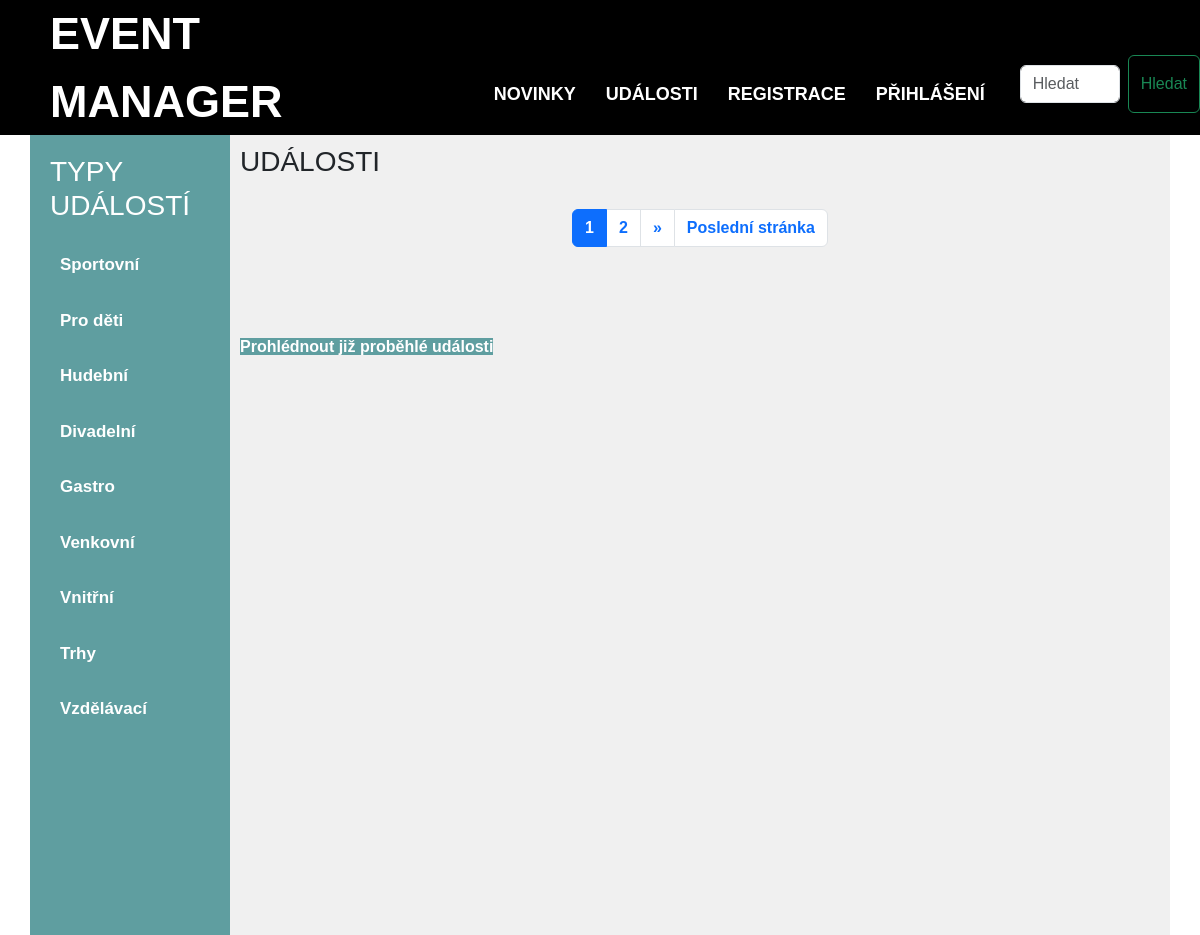
/events/, run on an earlier commit of the app's database.
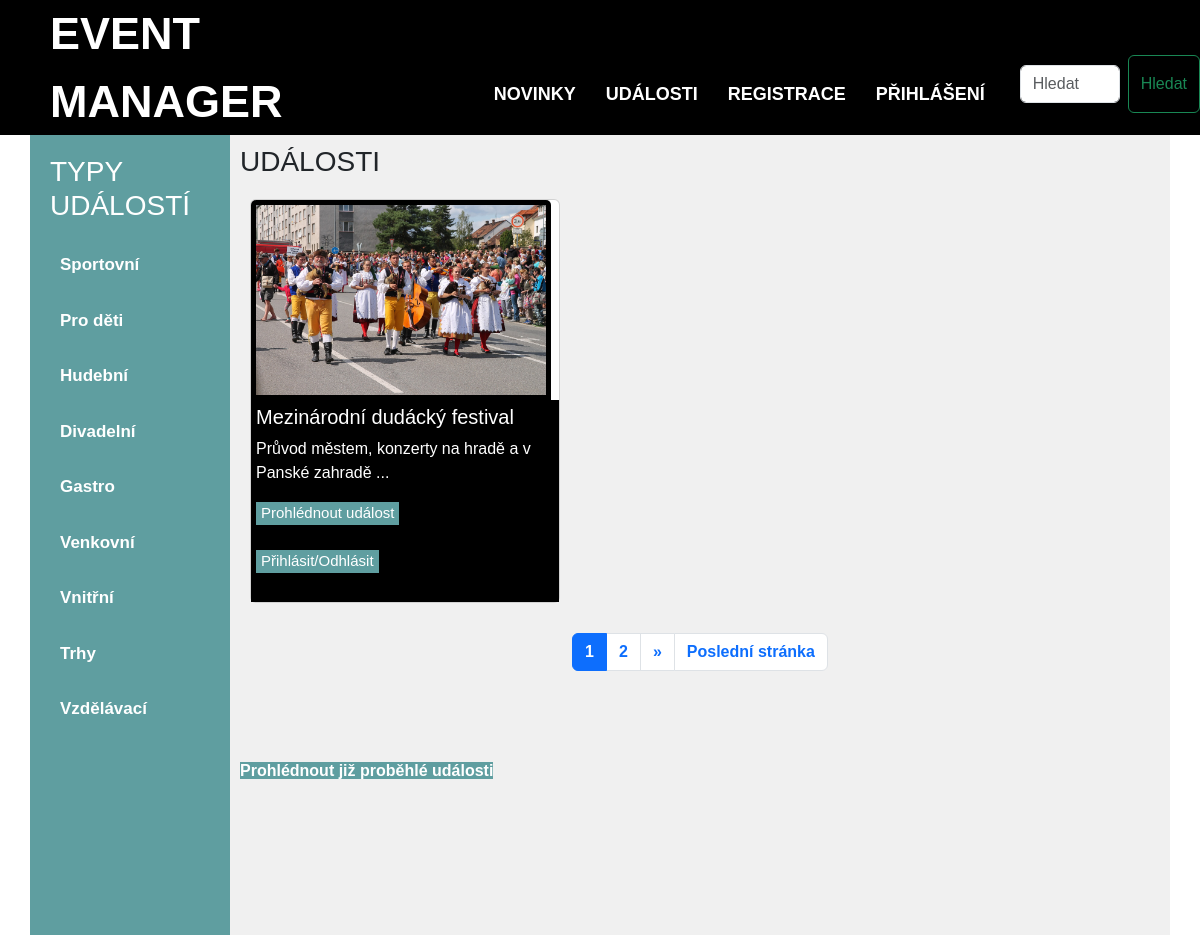
And on a later commit of the database.
### viewer/models.py (models this page shows, shortened)
class EventType(Model):
    name = CharField(max_length=128)
    is_approved = models.BooleanField(default=False)  # Výchozí hodnota je False (ne schváleno)
    class Meta:
        permissions = [
            ('custom_add_eventtype', 'Can add event type'),  # změňte název na něco jedinečného
        ]

class Event(Model):
  name = CharField(max_length=128)
  describtion = CharField(max_length=6000, default="")
  eventType = ManyToManyField(EventType)
  date = DateField(default=timezone.now)
  create_date = DateTimeField(auto_now_add=True)
  place = CharField(max_length=128, default="")
  entry = BooleanField(default=False)
  user = ForeignKey(User, on_delete=DO_NOTHING, default=1)
  link = URLField(max_length=200, blank=True, null=True)
  image = ImageField(upload_to='event_images/', blank=False, null=True)
  attendees = models.ManyToManyField(User, related_name="events_attending", blank=True)
  capacity = models.PositiveIntegerField(null=True, blank=True, default=None)  # None znamená neomezeno
  is_capacity_limited = models.BooleanField(default=False)
  is_approved = models.BooleanField(default=False)  # Výchozí hodnota je False (ne schváleno)

### viewer/views.py (the view)
# urls.py: path('events/', EventsView.as_view(), name='events'),
class EventsView(TemplateView):
    template_name = 'events.html'
    def get_context_data(self, **kwargs):
        context = super().get_context_data(**kwargs)
        today = timezone.now().date()
        one_year_ago = today - timedelta(days=365)
        events = Event.objects.filter(is_approved=True)
        event_type_filter = self.request.GET.get("event_type", "")
        if event_type_filter:
            events = events.filter(eventType__id=int(event_type_filter))
        paginator = Paginator(events, 6)  # 6 událostí na stránku
        page_number = self.request.GET.get('page')
        page_obj = paginator.get_page(page_number)
        context['page_obj'] = page_obj
        context['today'] = today
        context['one_year_ago'] = one_year_ago  # Přidání do kontextu
        return context

### viewer/views.py (called while the page is built)
def global_data(request):
    data = EventType.objects.filter(is_approved=True)
    return {'type_list': data}

### viewer/templates/events.html (shortened to what this page needs)
{% extends "base.html" %}
{% block content %}
<h3>UDÁLOSTI</h3>
<ul class="event-list">
    {% for event in page_obj %}
    {% if event.date >= today %}
      <li class="event-item">
          <div class="card">
                {% if event.image %}
                    <img src="{{ event.image.url }}" class="card-img-top" alt="{{ event.title }}" style="max-height: 200px; object-fit: cover;">
                {% else %}
                    <img src="..." class="card-img-top" alt="{{ event.title }}" style="max-height: 200px; object-fit: cover;">
                {% endif %}
                <div class="card-body" style="flex-grow: 1;">
                    <h5 class="card-title">{{ event.name }}</h5>
                    <p class="card-text">{{ event.describtion|truncatechars:100 }} ...</p>
                    <a href="/detail/{{event.pk}}" class="btn btn-primary">Prohlédnout událost</a>
                    <br><br>
                    <a href="{% url 'attendees' event.pk %}" class="btn btn-primary"> Přihlásit/Odhlásit </a>
                    <br><br>
                </div>
            </div>
      </li>
    {% endif %}
    {% endfor %}
</ul>
<div style="text-align: center; margin-top: 20px;">
    <nav aria-label="Page navigation">
        <ul class="pagination justify-content-center">
            {% for num in page_obj.paginator.page_range %}
                {% if num == page_obj.number %}
                    <li class="page-item active"><a class="page-link" href="?page={{ num }}">{{ num }}</a></li>
                {% elif num > page_obj.number|add:'-3' and num < page_obj.number|add:'3' %}
                    <li class="page-item"><a class="page-link" href="?page={{ num }}">{{ num }}</a></li>
                {% endif %}
            {% endfor %}
            {% if page_obj.has_next %}
                <li class="page-item">
                    <a class="page-link" href="?page={{ page_obj.next_page_number }}" aria-label="Next">
                        <span aria-hidden="true">&raquo;</span>
                    </a>
                </li>
            {% endif %}
            {% if page_obj.number < page_obj.paginator.num_pages %}
                <li class="page-item">
                    <a class="page-link" href="?page={{ page_obj.paginator.num_pages }}">Poslední stránka</a>
                </li>
            {% endif %}
        </ul>
    </nav>
</div>
<br>
<br><br>
<a href="javascript:void(0);" id="toggle-past-events" class="button">
    Prohlédnout již proběhlé události
</a>
{% endblock %}

### viewer/templates/base.html (shortened to what this page needs)
{% load static %}
<!DOCTYPE html>
<html lang="cs">
<head>
    <link rel="stylesheet" href="{% static 'styles.css' %}">
    <link href="https://cdn.jsdelivr.net/npm/bootstrap@5.3.0/dist/css/bootstrap.min.css" rel="stylesheet">
</head>
<body>
    <nav class="header">
        <div class="logo">EVENT <br>MANAGER</div>
        <nav class="nav-bar">
            <a href="{% url 'main_page' %}">NOVINKY</a>
            <a href="{% url 'events' %}">UDÁLOSTI</a>
            {% if request.user.is_authenticated %}
                <a href="{% url 'my_attendees' %}">MOJE AKCE</a>
                <a href="{% url 'my_page' %}">MŮJ ÚČET - {{ request.user.username }}</a>
                <a href="{% url 'logout' %}">ODHLÁSIT</a>
            {% else %}
                <a href="{% url 'sign_up' %}">REGISTRACE</a>
                <a href="{% url 'login' %}">PŘIHLÁŠENÍ</a>
            {% endif %}
            <form class="d-flex" method="get" action="{% url 'search' %}">
                <input type="text" name="query" class="form-control me-2" placeholder="Hledat" aria-label="Search" required="" id="id_query">
                <button class="btn btn-outline-success" type="submit">Hledat</button>
            </form>
        </nav>
    </nav>
    <div class="container">
        <div class="left-sidebar">
            <h3>TYPY UDÁLOSTÍ</h3>
            <ul>
                {% for type in type_list %}
                    {% if type.is_approved %}
                        <li><a href="{% url 'type_filter' type.pk %}">{{ type.name }}</a></li>
                    {% endif %}
                {% endfor %}
            </ul>
        </div>
        <div class="content">
            <div>
                {% block content %}{% endblock %}
            </div>
        </div>
    </div>
</body>
</html>

### viewer/static/styles.css (style rules this page uses)
body { font-family: RijksText, Arial, sans-serif; margin: 0 }
.header { display: flex; justify-content: space-between; align-items: center; padding-left: 50px; margin-top: 0px; background-color: #000; }
.logo { font-size: 45px; font-weight: bold; color: white; }
.nav-bar { display: flex; font-size: 18px; justify-content: center; gap: 20px; align-items: flex-end; background-color: #000; margin-right: 0px; min-height: 90px; }
.nav-bar a { text-decoration: none; padding: 5px; color: white; }
.container { display: flex; background-color: #f0f0f0; padding: 0px; min-height: 100vh; }
.content { flex-grow: 1; padding: 10px; }
.left-sidebar { width: 200px; padding: 20px; background-color: #5F9EA0; border: 0px solid #ddd; font-size: 17px; }
.left-sidebar h3 { margin-bottom: 20px; color: white; }
.left-sidebar ul { list-style-type: none; padding-left: 0; margin: 0; }
.left-sidebar li { margin-bottom: 10px; }
.left-sidebar a { color: white; text-decoration: none; display: block; padding: 10px; }
.event-item { margin: 10px; }
.event-list { display: flex; flex-wrap: wrap; list-style-type: none; padding: 0; }
.card { width: 310px; display: flex; flex-direction: column; height: 100%; }
.card-img-top { max-height: 150px; max-width: 300px; object-fit: cover; padding: 5px; background-color: #000; }
.card-body { flex-grow: 1; background-color: #000; color: white; padding: 5px; }
.card-body .btn { margin-top: auto; }
img { width: 500px; height: auto; }
h3 { margin-bottom: 10px; }
.form-control { width: 100px; margin: 10px; }
button, input[type="button"], input[type="submit"], a.btn { background-color: #5F9EA0; color: white; border: none; padding: 0px 5px; border-radius: 0px; font-size: 15px; cursor: pointer; transition: background-color 0.3s; text-decoration: none; }
.button { background-color: #5F9EA0; color: white; border: none; padding: 0px 0px; border-radius: 0px; font-size: 16px; cursor: pointer; text-decoration: none; }
a { color: #000; text-decoration: none; font-weight: bold; }

### viewer/templates/base.html (style rules this page uses)
body { font-family: RijksText, Arial, sans-serif; margin: 0 }
.header { display: flex; justify-content: space-between; align-items: center; padding-left: 50px; margin-top: 0px; background-color: #000; }
.logo { font-size: 45px; font-weight: bold; color: white; }
.nav-bar { display: flex; font-size: 18px; justify-content: center; gap: 20px; align-items: flex-end; background-color: #000; margin-right: 0px; min-height: 90px; }
.nav-bar a { text-decoration: none; padding: 5px; color: white; }
.container { display: flex; background-color: #f0f0f0; padding: 0px; min-height: 100vh; }
.content { flex-grow: 1; padding: 10px; }
.left-sidebar { width: 200px; padding: 20px; background-color: #5F9EA0; border: 0px solid #ddd; font-size: 17px; }
.left-sidebar h3 { margin-bottom: 20px; color: white; }
.left-sidebar ul { list-style-type: none; padding-left: 0; margin: 0; }
.left-sidebar li { margin-bottom: 10px; }
.left-sidebar a { color: white; text-decoration: none; display: block; padding: 10px; }
.event-item { margin: 10px; }
.event-list { display: flex; flex-wrap: wrap; list-style-type: none; padding: 0; }
.card { width: 310px; display: flex; flex-direction: column; height: 100%; }
.card-img-top { max-height: 150px; max-width: 300px; object-fit: cover; padding: 5px; background-color: #000; }
.card-body { flex-grow: 1; background-color: #000; color: white; padding: 5px; }
.card-body .btn { margin-top: auto; }
img { width: 500px; height: auto; }
h3 { margin-bottom: 10px; }
.form-control { width: 100px; margin: 10px; }
button, input[type="button"], input[type="submit"], a.btn { background-color: #5F9EA0; color: white; border: none; padding: 0px 5px; border-radius: 0px; font-size: 15px; cursor: pointer; transition: background-color 0.3s; text-decoration: none; }
.button { background-color: #5F9EA0; color: white; border: none; padding: 0px 0px; border-radius: 0px; font-size: 16px; cursor: pointer; text-decoration: none; }
a { color: #000; text-decoration: none; font-weight: bold; }

What changed in the data, as far as the page shows it:
now on this page (row edited): Event: image (picture), name "Mezinárodní dudácký festival", describtion "Průvod městem, konzerty na hradě a v Panské zahradě"
